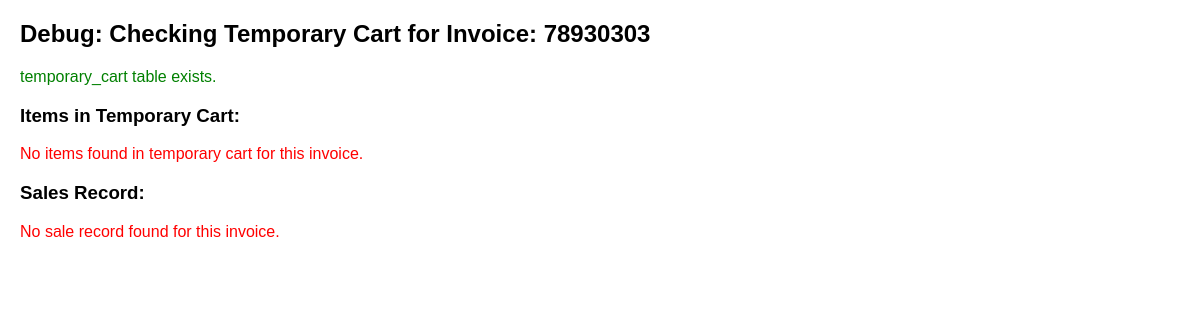
The page /pos1-master/pos/main/debug_cart.php?invoice=78930303 on the database as committed earlier.
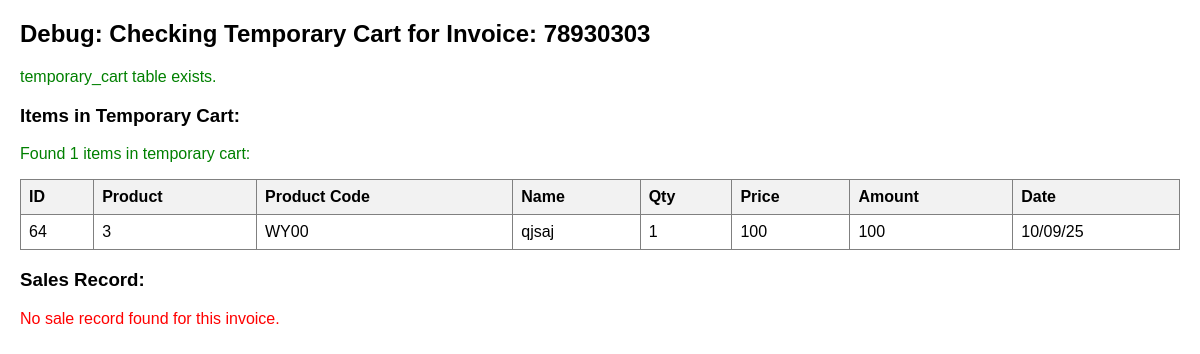
The same page on the database as committed later.
### tables this page shows
CREATE TABLE `temporary_cart` (
    `transaction_id` int(11) NOT NULL,
    `invoice` varchar(100) NOT NULL,
    `product` varchar(100) NOT NULL,
    `qty` varchar(100) NOT NULL,
    `amount` varchar(100) NOT NULL,
    `product_code` varchar(150) NOT NULL,
    `gen_name` varchar(200) NOT NULL,
    `price` varchar(100) NOT NULL,
    `discount` varchar(100) NOT NULL,
    `date` varchar(500) NOT NULL,
    `session_id` varchar(100) NOT NULL
);

### pos1-master/pos/main/debug_cart.php (the view, shortened to what this page needs)
<?php
include('../connect.php');
$invoice = isset($_GET['invoice']) ? $_GET['invoice'] : '';
echo "<h2>Debug: Checking Temporary Cart for Invoice: $invoice</h2>";
try {
    $result = $db->query("SHOW TABLES LIKE 'temporary_cart'");
    $table_exists = $result->rowCount() > 0;
    if (!$table_exists) {
        echo "<p style='color: red;'>ERROR: temporary_cart table does not exist!</p>";
        echo "<p>Creating temporary_cart table...</p>";
        $create_temp_table = "CREATE TABLE IF NOT EXISTS temporary_cart (
            transaction_id int(11) NOT NULL AUTO_INCREMENT,
            invoice varchar(100) NOT NULL,
            product varchar(100) NOT NULL,
            qty varchar(100) NOT NULL,
            amount varchar(100) NOT NULL,
            product_code varchar(150) NOT NULL,
            gen_name varchar(200) NOT NULL,
            price varchar(100) NOT NULL,
            discount varchar(100) NOT NULL,
            date varchar(500) NOT NULL,
            session_id varchar(100) NOT NULL,
            PRIMARY KEY (transaction_id)
        ) ENGINE=InnoDB DEFAULT CHARSET=latin1";
        $db->exec($create_temp_table);
        echo "<p style='color: green;'>temporary_cart table created successfully!</p>";
    } else {
        echo "<p style='color: green;'>temporary_cart table exists.</p>";
    }
    $temp_items = $db->prepare("SELECT * FROM temporary_cart WHERE invoice = :invoice");
    $temp_items->bindParam(':invoice', $invoice);
    $temp_items->execute();
    $cart_items = $temp_items->fetchAll(PDO::FETCH_ASSOC);
    echo "<h3>Items in Temporary Cart:</h3>";
    if (empty($cart_items)) {
        echo "<p style='color: red;'>No items found in temporary cart for this invoice.</p>";
    } else {
        echo "<p style='color: green;'>Found " . count($cart_items) . " items in temporary cart:</p>";
        echo "<table border='1' style='border-collapse: collapse; width: 100%;'>";
        echo "<tr><th>ID</th><th>Product</th><th>Product Code</th><th>Name</th><th>Qty</th><th>Price</th><th>Amount</th><th>Date</th></tr>";
        foreach ($cart_items as $item) {
            echo "<tr>";
            echo "<td>" . htmlspecialchars($item['transaction_id']) . "</td>";
            echo "<td>" . htmlspecialchars($item['product']) . "</td>";
            echo "<td>" . htmlspecialchars($item['product_code']) . "</td>";
            echo "<td>" . htmlspecialchars($item['gen_name']) . "</td>";
            echo "<td>" . htmlspecialchars($item['qty']) . "</td>";
            echo "<td>" . htmlspecialchars($item['price']) . "</td>";
            echo "<td>" . htmlspecialchars($item['amount']) . "</td>";
            echo "<td>" . htmlspecialchars($item['date']) . "</td>";
            echo "</tr>";
        }
        echo "</table>";
    }
    $sales_check = $db->prepare("SELECT * FROM sales WHERE invoice_number = :invoice");
    $sales_check->bindParam(':invoice', $invoice);
    $sales_check->execute();
    $sales_data = $sales_check->fetch();
    echo "<h3>Sales Record:</h3>";
    if ($sales_data) {
        echo "<p style='color: green;'>Sale found in database:</p>";
        echo "<ul>";
        echo "<li>Invoice: " . htmlspecialchars($sales_data['invoice_number']) . "</li>";
        echo "<li>Cashier: " . htmlspecialchars($sales_data['cashier']) . "</li>";
        echo "<li>Date: " . htmlspecialchars($sales_data['date']) . "</li>";
        echo "<li>Type: " . htmlspecialchars($sales_data['type']) . "</li>";
        echo "<li>Amount: " . htmlspecialchars($sales_data['amount']) . "</li>";
        echo "<li>Due Date/Cash: " . htmlspecialchars($sales_data['due_date']) . "</li>";
        echo "</ul>";
    } else {
        echo "<p style='color: red;'>No sale record found for this invoice.</p>";
    }
} catch (Exception $e) {
    echo "<p style='color: red;'>Error: " . $e->getMessage() . "</p>";
}
?>

Rows that differ between the two databases and show on the page:
added temporary_cart: transaction_id "64", product "3", product_code "WY00", gen_name "qjsaj", qty "1", price "100", amount "100", date "10/09/25"
Other text that changed with them:
count($cart_items): (not shown) → "1"
text no longer shown: "No items found in temporary cart for this invoice."
text now shown: "Found items in temporary cart: ID Product Product Code Name Qty Price Amount Date"
